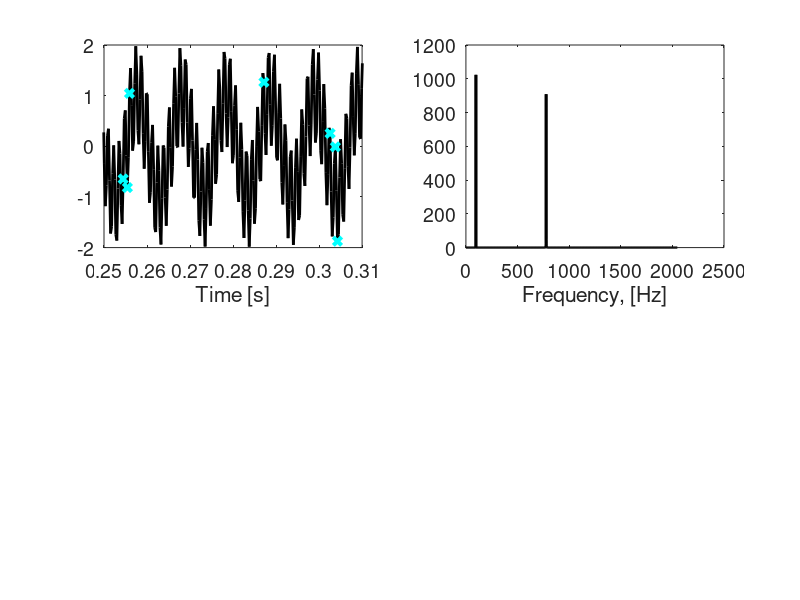

This chart was generated by the following MATLAB code: (Note: this script raises an error after producing the figure.)
% example of Beating Nyquist with compressed sensing
% https://www.youtube.com/watch?v=A8W1I3mtjp8&list=PLMrJAkhIeNNRHP5UA-gIimsXLQyHXxRty&index=7

clear all; close all;
M=8;
RMSE=zeros(M,1);
RRMSE=zeros(M,1);
RMSE_half=zeros(M,1);
No_of_measurements=zeros(M,1);
for k=1:M
    %% Generate signal, PSD of signal
    n = 4096;
t = linspace(0, 1, n);
x = (cos(2 * 97 * pi * t) + cos(2 * 777 * pi * t));%+0.2*rand(n,1)')-0.1;
xt = fft(x); % Fourier trasnformed signal
%xd = dct(x); % Discrete cosine transformed signal
PSD = xt.*conj(xt)/n; % Power spectral density

%% Randomly sample signal
p= k*n/32; % num. random samples, p=n/32 CR=128/(2*777)*100 ~8.2% ?
No_of_measurements(k)=p;
perm = round(rand(p,1)*n);
perm(perm==0)=1;
y = x(perm); % compressed measurement
%y = x(n/p:n/p:end); % measurement on uniform mesh is bad!
%% Plot 1
time_window = [1024 1280]/4096;
figure
subplot(2,2,2)
freq = n/(n)*[0:n];
L = 1:floor(n/2);
plot(freq(L),PSD(L),'k','LineWidth',2);
%stem(freq(L),PSD(L),'k','LineWidth',2);
xlabel('Frequency, [Hz]');set(gca,'Fontsize',14);
subplot(2,2,1)
plot(t,x,'k','LineWidth',2);
hold on;
plot(t(perm),y,'cx','Linewidth',3);
%plot(t(n/p:n/p:end),y,'cx','Linewidth',3);
xlabel('Time [s]'); set(gca, 'Fontsize',14);
xlim([0.25 0.31]);
%% Solve compressed sensing problem
Psi = dct(eye(n,n)); % build Psi
Theta = Psi(perm, :); % random rows of Psi

%s = cosamp(Theta, y', 10, 1.e-10, 50); % CS via matching pursuit
% https://github.com/chenhaodev/matlab-simul/blob/master/uwb140617/cosamp.m
% Algorithm as described in "CoSaMP: Iterative signal recovery from 
% incomplete and inaccurate samples" by Deanna Needell and Joel Tropp.
% Programmed by Chenhao

%s = CoSaMP(Theta, y', k*10); % CS via matching pursuit
s = CoSaMP(Theta, y', 10); % CS via matching pursuit
% s(194)=s(194)*1.5;
% s(195)=s(195)*1.5;
% s=abs(s);
% https://uk.mathworks.com/matlabcentral/fileexchange/32402-cosamp-and-omp-for-sparse-recovery
% Orthogonal matching Pursuit (OMP) and Compressive Sampling Matched Pursuit (CoSaMP) algorithm (see Needell and Tropp's 2008 paper http://arxiv.org/abs/0803.2392 ).

xrecon = idct(s); % reconstruct full signal

%% Plot 2
subplot(2,2,3)
plot(t,xrecon, 'c', 'LineWidth',2);
ylim([-2,2]);
xlabel('Time [s]'); set(gca, 'Fontsize',14);
xlim([0.25 0.31]);
subplot(2,2,4)
xtrecon = fft(xrecon,n); % computes the fast discrete Fourier transform
PSDrecon = xtrecon.*conj(xtrecon)/n; % Power spectrum of reconstructed signal
plot(freq(L),PSDrecon(L),'c', 'LineWidth',2);
xlabel('Frequency [Hz]'); set(gca,'Fontsize',14);

%%
RMSE(k) = sqrt(mean((x' - xrecon).^2))  % Root Mean Squared Error
RMSE_half(k) = sqrt(mean((x(1:n/2)' - xrecon(1:n/2)).^2))  % Root Mean Squared Error

RRMSE(k)=RMSE(k)/sqrt(mean((x').^2)) % Relative Root Mean Squared Error
end

figure;
subplot(3,1,1);
plot(No_of_measurements,RMSE,'o-');
ylabel('RMSE');
xlabel('No of measurements');
subplot(3,1,2);
plot(No_of_measurements,RMSE_half,'o-');
xlabel('No of measurements');
title('RMSE half of the signal');
subplot(3,1,3);
plot(No_of_measurements,RRMSE,'o-');

xlabel('No of measurements');
ylabel('RRMSE');

figure;
plot(t,xrecon);hold on; plot(t,x,'r');